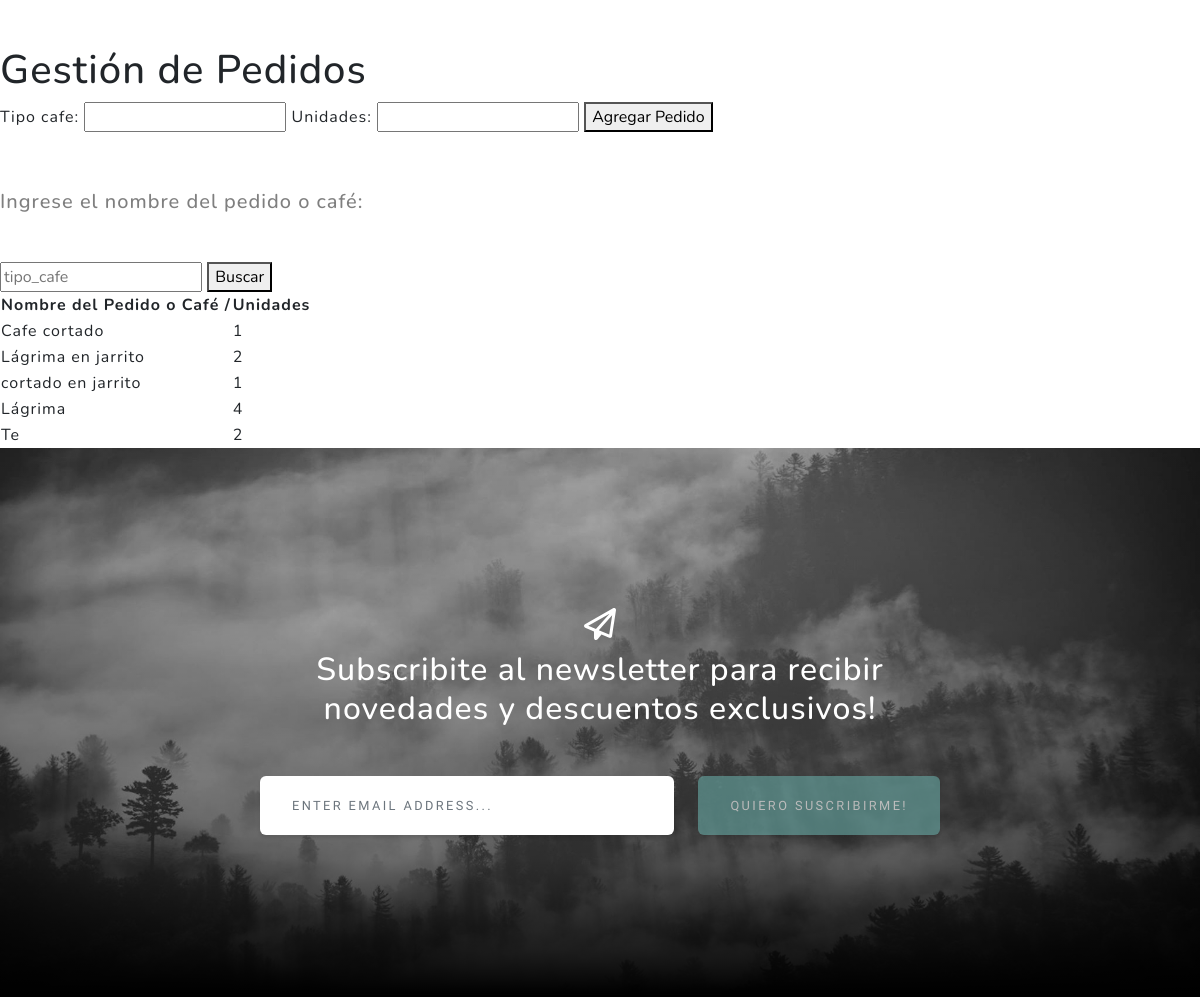
Page /pedidos/ (middle part) on the earlier database version.
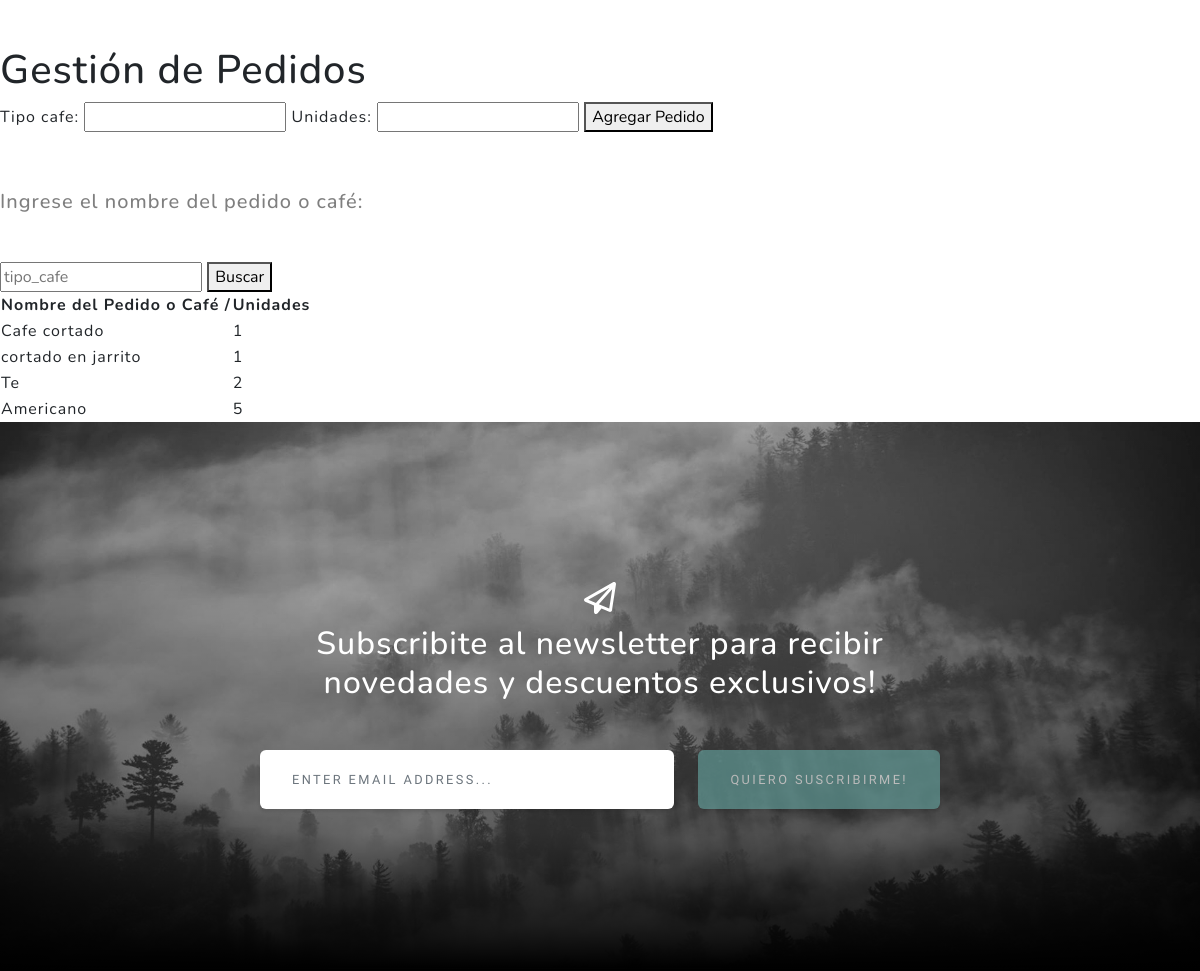
Same page on the later database version.
### AppGoldenCafe/models.py (models this page shows)
class Pedido(models.Model):
    tipo_cafe = models.CharField(max_length=30)
    unidades = models.IntegerField()

### AppGoldenCafe/views.py (the view)
# urls.py: path('pedidos/', views.pedido, name='pedidos'),
def pedido(request):
    pedidos = Pedido.objects.all()
    miFormulario = pedidoFormulario()
    if request.method == "POST":
        if 'agregar_pedido' in request.POST:
            miFormulario = pedidoFormulario(request.POST)
            if miFormulario.is_valid():
                pedido = Pedido(tipo_cafe=miFormulario.cleaned_data['tipo_cafe'], unidades=miFormulario.cleaned_data['unidades'])
                pedido.save()
                return redirect('pedidos')
            else:
                return render(request, "AppGoldenCafe/pedido.html", {'form': miFormulario})
        elif 'buscar_pedido' in request.POST:
            miFormulario = pedidoFormulario()
            tipo_cafe = request.POST.get('tipo_cafe')
            if tipo_cafe:
                pedidos = Pedido.objects.filter(tipo_cafe__iexact=tipo_cafe)
                if pedidos:
                    return render(request,"AppGoldenCafe/pedido.html", {'pedidos': pedidos, 'tipo_cafe': tipo_cafe})
                else:
                    mensaje = "El pedido ingresado no existe."
                    return render(request, "AppGoldenCafe/pedido.html", {'mensaje': mensaje, 'form': miFormulario})
            else:
                mensaje = "Por favor, ingresa un pedido para buscar."
                return render(request, "AppGoldenCafe/pedido.html", {'mensaje': mensaje, 'form': miFormulario})
        else:
            miFormulario = pedidoFormulario()
            return render(request, "AppGoldenCafe/pedido.html", {'form': miFormulario})
    else:
        miFormulario = pedidoFormulario()
        return render(request, "AppGoldenCafe/pedido.html", {'pedidos': pedidos, 'form': miFormulario})

### AppGoldenCafe/forms.py
class pedidoFormulario(forms.Form):
    tipo_cafe = forms.CharField(max_length=30)
    unidades = forms.IntegerField()

### AppGoldenCafe/templates/appgoldencafe/pedido.html (shortened to what this page needs)
<!DOCTYPE html>
<html lang="en">
<head>
</head>
<body>
{% extends "AppGoldenCafe/padre.html" %}
{% load static %}
{% block contenidoQueCambia %}
    <section>
        <div class="container px-5">
            <div class="row gx-5 align-items-center">
                <div class="col-lg-6">
                    <div class="p-5"><img class="img-fluid rounded-circle" src="{% static 'appgoldencafe/assets/img/capuccino.jpeg' %}" alt="..." /></div>
                </div>
                <div class="col-lg-6">
                    <div class="p-5">
                    </div>
                </div>
            </div>
        </div>
    </section>
 <section>
    <h1>Gestión de Pedidos</h1>
    <form method="post">
        {{ form.as_table }}
        <button type="submit" name="agregar_pedido">Agregar Pedido</button>
    </form>
</section>
<div style="height: 50px;"></div>
<section>
    <h2 class="text-black-50 mx-auto mt-2 mb-5" style="border-color: antiquewhite; font-size: 20px;">Ingrese el nombre del pedido o café:</h2>
    <form method="post">
        <input type="text" name="tipo_cafe" placeholder="tipo_cafe">
        <button type="submit" name="buscar_pedido">Buscar</button>
    </form>
    {% if pedidos %}
        <table>
            <thead>
                <tr>
                    <th> Nombre del Pedido o Café /</th>
                    <th> Unidades </th>
                    </tr>
            </thead>
            <tbody>
                {% for pedido in pedidos %}
                    <tr>
                        <td>{{ pedido.tipo_cafe }}</td>
                        <td>{{ pedido.unidades }}</td>
                        </tr>
                {% endfor %}
            </tbody>
        </table>
    {% else %}
        {{ mensaje }}
    {% endif %}
</section>
{% endblock %}

Differences in the rows shown:
removed Pedido: tipo_cafe "Lágrima en jarrito", unidades "2"
removed Pedido: tipo_cafe "Lágrima", unidades "4"
added Pedido: tipo_cafe "Americano", unidades "5"
